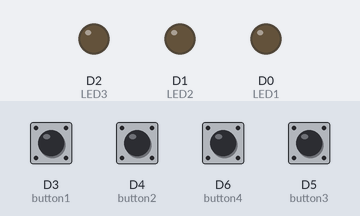
A sketch run on a simulated ESP8266 (NodeMCU). On the bench: output pins drawn as LEDs (lit = HIGH). Dashed ring = blinking. Inputs (shaded band) come from the test bench; at power-on: D3 (button1), D4 (button2), D5 (button3), D6 (button4) HIGH. Random numbers use the default seed unless the sketch sets one.

Above: at 1.2 s.
1.3 s: D6 (button4) pulled LOW for 0.15 s
At 1.7 s:
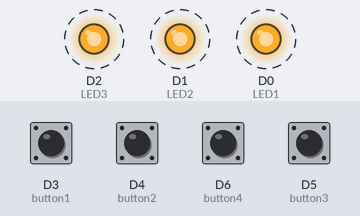
4.3 s: D3 (button1) pulled LOW for 0.15 s
At 5.3 s:
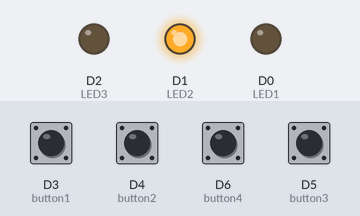
5.9 s: D5 (button3) pulled LOW for 0.15 s
At 6.3 s:
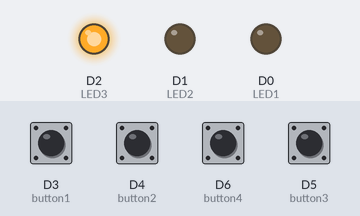
Timing chart, 0 to 8.9 s (numbered marks = the images above; inputs shaded):
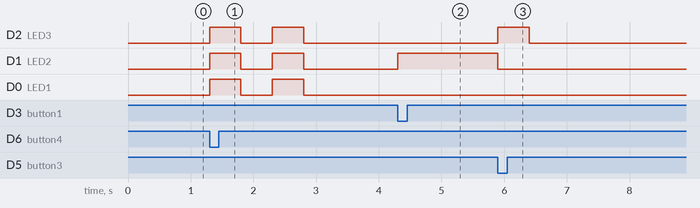

Measured:
- after the input at 1.3 s, D2 (LED3), D1 (LED2), D0 (LED1): alternates HIGH for 0.50 s and LOW for 0.50 s, 4 changes in all, then stays LOW, starting at once
- after the input at 4.3 s, D1 (LED2): LOW → HIGH at once
- after the input at 5.9 s, D2 (LED3): LOW → HIGH at once, → LOW 0.50 s later; D1 (LED2): HIGH → LOW at once

The sketch:

montyhall.ino
```cpp
int LED1 = D0;
int LED2 = D1;
int LED3 = D2;

int button1 = D3;
int button2 = D4;
int button3 = D5;
int button4 = D6; // start button

int buttons[] = {button1, button2, button3, button4};

int leds[] = {LED1, LED2, LED3};

int prizeDoor = 0;
int revealedDoor = 0;

bool gameStarted = false;
bool firstDoorPicked = false;

bool wasPressed = false;

void setup() {
  // put your setup code here, to run once:
  pinMode(button1, INPUT_PULLUP);
  pinMode(button2, INPUT_PULLUP);
  pinMode(button3, INPUT_PULLUP);
  pinMode(button4, INPUT_PULLUP);

  pinMode(LED1, OUTPUT);
  pinMode(LED2, OUTPUT);
  pinMode(LED3, OUTPUT);

  randomSeed(analogRead(A0));
}

void loop() {
  // put your main code here, to run repeatedly:
  if (!gameStarted && digitalRead(button4) == LOW) {
    // start
    gameStarted = true;
    wasPressed = true;
    prizeDoor = random(3);
    blinkEverythingTwice();
    return;
  }

  if (!gameStarted) {
    return;
  }

  if (getFirstPressed() == -1 && digitalRead(button4) == HIGH) {
    wasPressed = false;
    return;
  }

  if (wasPressed) {
    // don't want to spam actions
    return;
  }

  wasPressed = true;

  int pressedButton = getFirstPressed();

  if (!firstDoorPicked) {
    firstDoorPicked = true;
    revealedDoor = getRevealDoor(pressedButton, prizeDoor);
    setLed(leds[revealedDoor], HIGH);
  } else {
    if (pressedButton == revealedDoor) {
      return;
    }
    // no matter what just blink the correct door
    blinkLed(leds[prizeDoor]);
    gameStarted = false;
  }
}

// assumes at least one button is pressed
int getFirstPressed() {
  for (int i = 0; i < 3; i++) {
    if (digitalRead(buttons[i]) == LOW) {
      return i;
    }
  }
  return -1;
}

void blinkEverythingTwice() {
  for (int i = 0; i < 2; i++) {
    setAllLeds(HIGH);
    delay(500);
    setAllLeds(LOW);
    delay(500);
  }
}

void blinkLed(int ledid) {
    setAllLeds(LOW);
    setLed(ledid, HIGH);
    delay(500);
    setLed(ledid, LOW);
    delay(500);
}

void setAllLeds(int state) {
  for (int i = 0; i < sizeof(leds)/sizeof(leds[0]); i++) {
    digitalWrite(leds[i], state);
  }
}

void setLed(int id, int state) {
  digitalWrite(id, state);
}

int getRevealDoor(int selectedDoor, int prizeDoor) {
  int revealDoor;
  if (selectedDoor == prizeDoor) {
    revealDoor = random(2);
    if (revealDoor >= selectedDoor) {
      revealDoor++;
    }
  } else {
    revealDoor = 0;
    while (revealDoor == selectedDoor || revealDoor == prizeDoor) {
      revealDoor++;
    }
  }
  return revealDoor;
}
```
